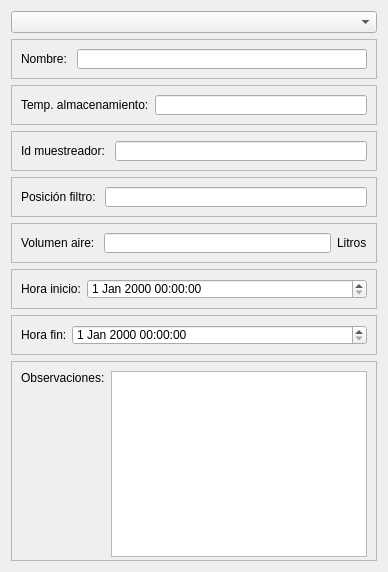
            <widget class="QWidget" name="tab_5">
             <attribute name="title">
              <string>Filtro</string>
             </attribute>
             <layout class="QVBoxLayout" name="verticalLayout_6">
              <item>
               <widget class="QComboBox" name="comboBoxFiltro">
                <property name="currentText">
                 <string/>
                </property>
                <property name="placeholderText">
                 <string>-- Selecciona un filtro --</string>
                </property>
               </widget>
              </item>
              <item>
               <widget class="QFrame" name="frame_22">
                <property name="minimumSize">
                 <size>
                  <width>0</width>
                  <height>0</height>
                 </size>
                </property>
                <property name="maximumSize">
                 <size>
                  <width>16777215</width>
                  <height>40</height>
                 </size>
                </property>
                <property name="frameShape">
                 <enum>QFrame::StyledPanel</enum>
                </property>
                <property name="frameShadow">
                 <enum>QFrame::Raised</enum>
                </property>
                <layout class="QHBoxLayout" name="horizontalLayout_33">
                 <item>
                  <widget class="QLabel" name="label_23">
                   <property name="text">
                    <string>Nombre: </string>
                   </property>
                  </widget>
                 </item>
                 <item>
                  <widget class="QLineEdit" name="txtNombreFiltro"/>
                 </item>
                </layout>
               </widget>
              </item>
              <item>
               <widget class="QFrame" name="frame_21">
                <property name="minimumSize">
                 <size>
                  <width>0</width>
                  <height>0</height>
                 </size>
                </property>
                <property name="maximumSize">
                 <size>
                  <width>16777215</width>
                  <height>40</height>
                 </size>
                </property>
                <property name="frameShape">
                 <enum>QFrame::StyledPanel</enum>
                </property>
                <property name="frameShadow">
                 <enum>QFrame::Raised</enum>
                </property>
                <layout class="QHBoxLayout" name="horizontalLayout_32">
                 <item>
                  <widget class="QLabel" name="label_21">
                   <property name="text">
                    <string>Temp. almacenamiento:</string>
                   </property>
                  </widget>
                 </item>
                 <item>
                  <widget class="QLineEdit" name="txtTempStorage"/>
                 </item>
                </layout>
               </widget>
              </item>
              <item>
               <widget class="QFrame" name="frame_24">
                <property name="minimumSize">
                 <size>
                  <width>0</width>
                  <height>0</height>
                 </size>
                </property>
                <property name="maximumSize">
                 <size>
                  <width>16777215</width>
                  <height>40</height>
                 </size>
                </property>
                <property name="frameShape">
                 <enum>QFrame::StyledPanel</enum>
                </property>
                <property name="frameShadow">
                 <enum>QFrame::Raised</enum>
                </property>
                <layout class="QHBoxLayout" name="horizontalLayout_35">
                 <item>
                  <widget class="QLabel" name="label_28">
                   <property name="text">
                    <string>Id muestreador: </string>
                   </property>
                  </widget>
                 </item>
                 <item>
                  <widget class="QLineEdit" name="txtIdMuestreador"/>
                 </item>
                </layout>
               </widget>
              </item>
              <item>
               <widget class="QFrame" name="frame_25">
                <property name="minimumSize">
                 <size>
                  <width>0</width>
                  <height>0</height>
                 </size>
                </property>
                <property name="maximumSize">
                 <size>
                  <width>16777215</width>
                  <height>40</height>
                 </size>
                </property>
                <property name="frameShape">
                 <enum>QFrame::StyledPanel</enum>
                </property>
                <property name="frameShadow">
                 <enum>QFrame::Raised</enum>
                </property>
                <layout class="QHBoxLayout" name="horizontalLayout_36">
                 <item>
                  <widget class="QLabel" name="label_30">
                   <property name="text">
                    <string>Posición filtro: </string>
                   </property>
                  </widget>
                 </item>
                 <item>
                  <widget class="QLineEdit" name="txtPosFilter"/>
                 </item>
                </layout>
               </widget>
              </item>
              <item>
               <widget class="QFrame" name="frame_26">
                <property name="minimumSize">
                 <size>
                  <width>0</width>
                  <height>0</height>
                 </size>
                </property>
                <property name="maximumSize">
                 <size>
                  <width>16777215</width>
                  <height>40</height>
                 </size>
                </property>
                <property name="frameShape">
                 <enum>QFrame::StyledPanel</enum>
                </property>
                <property name="frameShadow">
                 <enum>QFrame::Raised</enum>
                </property>
                <layout class="QHBoxLayout" name="horizontalLayout_37">
                 <item>
                  <widget class="QLabel" name="label_32">
                   <property name="text">
                    <string>Volumen aire: </string>
                   </property>
                  </widget>
                 </item>
                 <item>
                  <widget class="QLineEdit" name="txtAirVol"/>
                 </item>
                 <item>
                  <widget class="QLabel" name="label_33">
                   <property name="minimumSize">
                    <size>
                     <width>30</width>
                     <height>0</height>
                    </size>
                   </property>
                   <property name="maximumSize">
                    <size>
                     <width>20</width>
                     <height>16777215</height>
                    </size>
                   </property>
                   <property name="text">
                    <string>Litros</string>
                   </property>
                  </widget>
                 </item>
                </layout>
               </widget>
              </item>
              <item>
               <widget class="QFrame" name="frame_27">
                <property name="minimumSize">
                 <size>
                  <width>0</width>
                  <height>0</height>
                 </size>
                </property>
                <property name="maximumSize">
                 <size>
                  <width>16777215</width>
                  <height>40</height>
                 </size>
                </property>
                <property name="frameShape">
                 <enum>QFrame::StyledPanel</enum>
                </property>
                <property name="frameShadow">
                 <enum>QFrame::Raised</enum>
                </property>
                <layout class="QHBoxLayout" name="horizontalLayout_38">
                 <item>
                  <widget class="QLabel" name="label_34">
                   <property name="maximumSize">
                    <size>
                     <width>60</width>
                     <height>16777215</height>
                    </size>
                   </property>
                   <property name="text">
                    <string>Hora inicio:</string>
                   </property>
                  </widget>
                 </item>
                 <item>
                  <widget class="QDateTimeEdit" name="txtHoraInicio"/>
                 </item>
                </layout>
               </widget>
              </item>
              <item>
               <widget class="QFrame" name="frame_29">
                <property name="minimumSize">
                 <size>
                  <width>0</width>
                  <height>0</height>
                 </size>
                </property>
                <property name="maximumSize">
                 <size>
                  <width>16777215</width>
                  <height>40</height>
                 </size>
                </property>
                <property name="frameShape">
                 <enum>QFrame::StyledPanel</enum>
                </property>
                <property name="frameShadow">
                 <enum>QFrame::Raised</enum>
                </property>
                <layout class="QHBoxLayout" name="horizontalLayout_40">
                 <item>
                  <widget class="QLabel" name="label_38">
                   <property name="maximumSize">
                    <size>
                     <width>45</width>
                     <height>16777215</height>
                    </size>
                   </property>
                   <property name="text">
                    <string>Hora fin:</string>
                   </property>
                  </widget>
                 </item>
                 <item>
                  <widget class="QDateTimeEdit" name="txtHoraFin"/>
                 </item>
                </layout>
               </widget>
              </item>
              <item>
               <widget class="QFrame" name="frame_28">
                <property name="minimumSize">
                 <size>
                  <width>0</width>
                  <height>200</height>
                 </size>
                </property>
                <property name="maximumSize">
                 <size>
                  <width>16777215</width>
                  <height>200</height>
                 </size>
                </property>
                <property name="frameShape">
                 <enum>QFrame::StyledPanel</enum>
                </property>
                <property name="frameShadow">
                 <enum>QFrame::Raised</enum>
                </property>
                <layout class="QHBoxLayout" name="horizontalLayout_39">
                 <property name="topMargin">
                  <number>9</number>
                 </property>
                 <item alignment="Qt::AlignTop">
                  <widget class="QLabel" name="label_36">
                   <property name="text">
                    <string>Observaciones:</string>
                   </property>
                  </widget>
                 </item>
                 <item>
                  <widget class="QPlainTextEdit" name="txaObservFiltro">
                   <property name="minimumSize">
                    <size>
                     <width>0</width>
                     <height>186</height>
                    </size>
                   </property>
                  </widget>
                 </item>
                </layout>
               </widget>
              </item>
             </layout>
            </widget>
